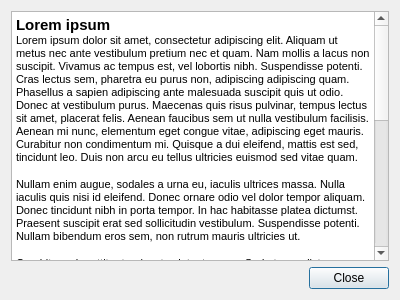
<?xml version="1.0" encoding="UTF-8"?>
<ui version="4.0">
 <class>Dialog</class>
 <widget class="QDialog" name="Dialog">
  <property name="geometry">
   <rect>
    <x>0</x>
    <y>0</y>
    <width>400</width>
    <height>300</height>
   </rect>
  </property>
  <property name="windowTitle">
   <string>Dialog</string>
  </property>
  <layout class="QGridLayout" name="gridLayout">
   <item row="1" column="0">
    <spacer name="horizontalSpacer">
     <property name="orientation">
      <enum>Qt::Horizontal</enum>
     </property>
     <property name="sizeHint" stdset="0">
      <size>
       <width>298</width>
       <height>20</height>
      </size>
     </property>
    </spacer>
   </item>
   <item row="1" column="1">
    <widget class="QPushButton" name="pushButton">
     <property name="text">
      <string>Close</string>
     </property>
    </widget>
   </item>
   <item row="0" column="0" colspan="2">
    <widget class="QTextBrowser" name="textBrowser">
     <property name="readOnly">
      <bool>true</bool>
     </property>
     <property name="html">
      <string>&lt;!DOCTYPE HTML PUBLIC &quot;-//W3C//DTD HTML 4.0//EN&quot; &quot;http://www.w3.org/TR/REC-html40/strict.dtd&quot;&gt;
&lt;html&gt;&lt;head&gt;&lt;meta name=&quot;qrichtext&quot; content=&quot;1&quot; /&gt;&lt;style type=&quot;text/css&quot;&gt;
p, li { white-space: pre-wrap; }
&lt;/style&gt;&lt;/head&gt;&lt;body style=&quot; font-family:'MS Shell Dlg 2'; font-size:8.25pt; font-weight:400; font-style:normal;&quot;&gt;
&lt;p style=&quot; margin-top:0px; margin-bottom:0px; margin-left:0px; margin-right:0px; -qt-block-indent:0; text-indent:0px;&quot;&gt;&lt;span style=&quot; font-family:'Arial,Helvetica,sans'; font-size:11pt; font-weight:600; color:#000000;&quot;&gt;Lorem ipsum &lt;/span&gt;&lt;/p&gt;
&lt;p style=&quot; margin-top:0px; margin-bottom:14px; margin-left:0px; margin-right:0px; -qt-block-indent:0; text-indent:0px;&quot;&gt;&lt;span style=&quot; font-family:'Arial,Helvetica,sans'; font-size:8pt; color:#000000;&quot;&gt;Lorem ipsum dolor sit amet, consectetur adipiscing elit. Aliquam ut metus nec ante vestibulum pretium nec et quam. Nam mollis a lacus non suscipit. Vivamus ac tempus est, vel lobortis nibh. Suspendisse potenti. Cras lectus sem, pharetra eu purus non, adipiscing adipiscing quam. Phasellus a sapien adipiscing ante malesuada suscipit quis ut odio. Donec at vestibulum purus. Maecenas quis risus pulvinar, tempus lectus sit amet, placerat felis. Aenean faucibus sem ut nulla vestibulum facilisis. Aenean mi nunc, elementum eget congue vitae, adipiscing eget mauris. Curabitur non condimentum mi. Quisque a dui eleifend, mattis est sed, tincidunt leo. Duis non arcu eu tellus ultricies euismod sed vitae quam.&lt;/span&gt;&lt;/p&gt;
&lt;p style=&quot; margin-top:0px; margin-bottom:14px; margin-left:0px; margin-right:0px; -qt-block-indent:0; text-indent:0px;&quot;&gt;&lt;span style=&quot; font-family:'Arial,Helvetica,sans'; font-size:8pt; color:#000000;&quot;&gt;Nullam enim augue, sodales a urna eu, iaculis ultrices massa. Nulla iaculis quis nisi id eleifend. Donec ornare odio vel dolor tempor aliquam. Donec tincidunt nibh in porta tempor. In hac habitasse platea dictumst. Praesent suscipit erat sed sollicitudin vestibulum. Suspendisse potenti. Nullam bibendum eros sem, non rutrum mauris ultricies ut.&lt;/span&gt;&lt;/p&gt;
&lt;p style=&quot; margin-top:0px; margin-bottom:14px; margin-left:0px; margin-right:0px; -qt-block-indent:0; text-indent:0px;&quot;&gt;&lt;span style=&quot; font-family:'Arial,Helvetica,sans'; font-size:8pt; color:#000000;&quot;&gt;Curabitur vel porttitor turpis, et volutpat neque. Sed et sem dictum, euismod lectus nec, iaculis metus. Duis vestibulum egestas velit, sit amet porttitor neque vehicula at. Ut pharetra porta sem a pharetra. Phasellus congue mauris nec lectus lobortis aliquam. Curabitur augue lacus, porta at imperdiet ac, lobortis non tellus. Donec rutrum dui ac tellus posuere, ac aliquam magna sollicitudin. Praesent porta ligula at turpis aliquet, sed sagittis enim suscipit. Fusce ultrices iaculis libero, id tempor est laoreet sed. Nulla elit justo, rhoncus at tempus et, vehicula sed purus. Vivamus aliquet imperdiet blandit. Suspendisse neque sapien, volutpat eu ipsum tempor, varius fringilla elit. Quisque gravida nibh et erat pellentesque, ut commodo lectus posuere.&lt;/span&gt;&lt;/p&gt;
&lt;p style=&quot; margin-top:0px; margin-bottom:14px; margin-left:0px; margin-right:0px; -qt-block-indent:0; text-indent:0px;&quot;&gt;&lt;span style=&quot; font-family:'Arial,Helvetica,sans'; font-size:8pt; color:#000000;&quot;&gt;Sed semper convallis gravida. In hac habitasse platea dictumst. Nam eget vehicula urna. Suspendisse rhoncus lobortis mauris, non volutpat nibh volutpat id. Morbi ut rhoncus felis. Sed feugiat vitae augue non mattis. Donec a blandit neque, vel sodales orci. Duis quis nibh gravida, convallis magna a, scelerisque justo.&lt;/span&gt;&lt;/p&gt;
&lt;p style=&quot; margin-top:0px; margin-bottom:14px; margin-left:0px; margin-right:0px; -qt-block-indent:0; text-indent:0px;&quot;&gt;&lt;span style=&quot; font-family:'Arial,Helvetica,sans'; font-size:8pt; color:#000000;&quot;&gt;Ut sodales diam a neque molestie rhoncus. Suspendisse potenti. Curabitur dictum nisl sed tortor tempor, eu vehicula nisl volutpat. Nam sem turpis, lacinia nec ornare at, adipiscing at magna. Aliquam eu ullamcorper risus. Praesent tempor ligula at sollicitudin consectetur. Nulla facilisi. Suspendisse non viverra urna. Duis sit amet tristique leo. Mauris iaculis interdum mattis. Aliquam erat volutpat. Etiam malesuada nulla ipsum, in gravida leo iaculis sed. Donec hendrerit tempor congue.&lt;/span&gt;&lt;/p&gt;&lt;/body&gt;&lt;/html&gt;</string>
     </property>
    </widget>
   </item>
  </layout>
 </widget>
 <resources/>
 <connections>
  <connection>
   <sender>pushButton</sender>
   <signal>clicked()</signal>
   <receiver>Dialog</receiver>
   <slot>close()</slot>
   <hints>
    <hint type="sourcelabel">
     <x>379</x>
     <y>282</y>
    </hint>
    <hint type="destinationlabel">
     <x>256</x>
     <y>287</y>
    </hint>
   </hints>
  </connection>
 </connections>
</ui>
